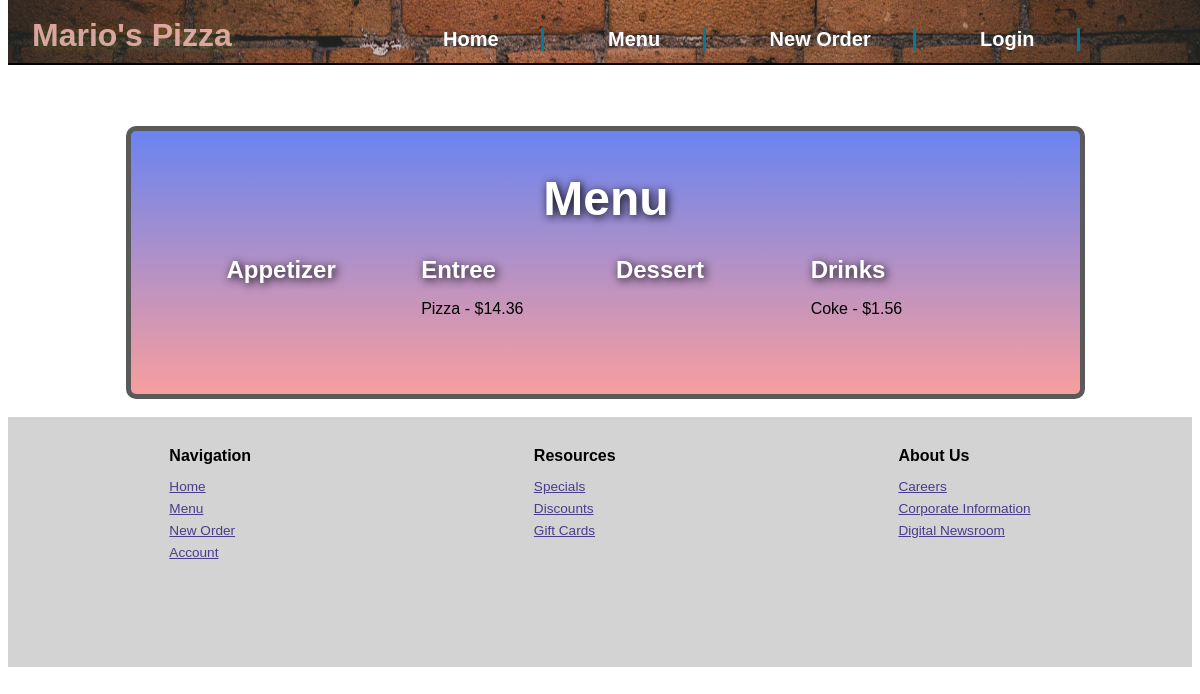
Page /foods on the earlier database version.
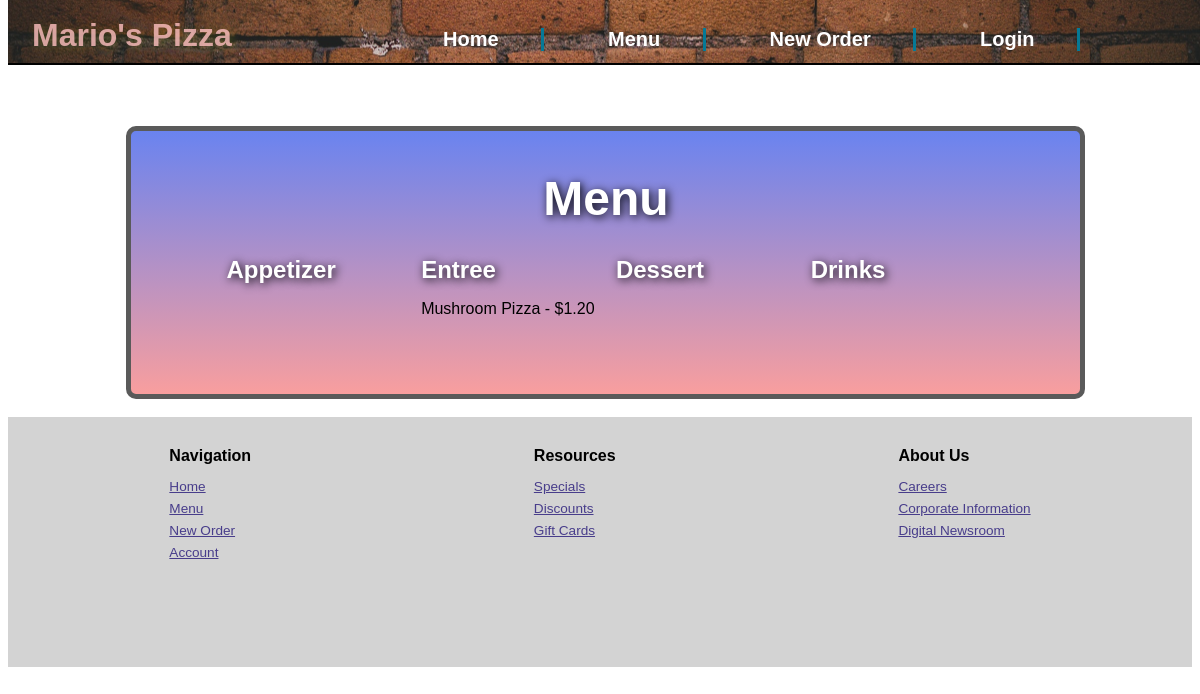
Same page on the later database version.
### models.py (models this page shows)
class Food(db.Model):
    id = db.Column(db.Integer, primary_key=True)
    name = db.Column(db.String(50))
    price = db.Column(db.Float)
    category=db.Column(db.String(50))

### routes.py (the view)
@app.route('/foods', methods=['GET'])
def food_list():
    food_items = Food.query.all()
    entrees=Food.query.filter_by(category='entree')
    appetizers=Food.query.filter_by(category='appetizer')
    desserts=Food.query.filter_by(category='dessert')
    drinks=Food.query.filter_by(category='drink')
    return render_template('foods.html', food_items=food_items,entrees=entrees,appetizers=appetizers,desserts=desserts,drinks=drinks)

### templates/foods.html (shortened to what this page needs)
{% extends 'base.html' %}
{% block content %}
        <div class="topcontainer" id="menutop">
            <h2>Menu</h2>
            <div class="row">
                <div class="col">
                  <h3>Appetizer</h3>
                </div>
                <div class="col">
                  <h3>Entree</h3>
                  {% for food_item in entrees %}
                    <p>
                            {{ food_item.name }} - ${{ "{:.2f}".format(food_item.price) }}<br/>
                    </p>
                        {% endfor %}
                </div>
                <div class="col">
                  <h3>Dessert</h3>
                </div>
                <div class="col">
                  <h3>Drinks</h3>
                  {% for food_item in drinks %}
                    <p>
                            {{ food_item.name }} - ${{ "{:.2f}".format(food_item.price) }}<br/>
                    </p>
                        {% endfor %}
                </div>
              </div>
        </div>
        {% endblock %}

Differences in the rows shown:
removed Food: name "Coke", price "1.56", shown under "Drinks"
changed Food: name "Pizza" → "Mushroom Pizza"; price "14.36" → "1.20"
